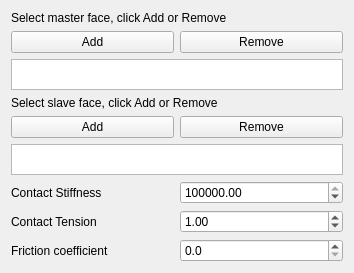
<?xml version="1.0" encoding="UTF-8"?>
<ui version="4.0">
 <class>TaskFemConstraintContact</class>
 <widget class="QWidget" name="TaskFemConstraintContact">
  <property name="geometry">
   <rect>
    <x>0</x>
    <y>0</y>
    <width>354</width>
    <height>251</height>
   </rect>
  </property>
  <property name="windowTitle">
   <string>Form</string>
  </property>
  <layout class="QVBoxLayout" name="verticalLayout_3">
   <item>
    <layout class="QVBoxLayout" name="verticalLayout">
     <item>
      <widget class="QLabel" name="lbl_info_2">
       <property name="text">
        <string>Select master face, click Add or Remove</string>
       </property>
      </widget>
     </item>
     <item>
      <layout class="QHBoxLayout" name="horizontalLayout_4">
       <item>
        <widget class="QPushButton" name="btnAddMaster">
         <property name="text">
          <string>Add</string>
         </property>
        </widget>
       </item>
       <item>
        <widget class="QPushButton" name="btnRemoveMaster">
         <property name="text">
          <string>Remove</string>
         </property>
        </widget>
       </item>
      </layout>
     </item>
    </layout>
   </item>
   <item>
    <widget class="QListWidget" name="lw_referencesMaster">
     <property name="sizePolicy">
      <sizepolicy hsizetype="Preferred" vsizetype="Fixed">
       <horstretch>0</horstretch>
       <verstretch>0</verstretch>
      </sizepolicy>
     </property>
     <property name="maximumSize">
      <size>
       <width>16777215</width>
       <height>31</height>
      </size>
     </property>
    </widget>
   </item>
   <item>
    <layout class="QVBoxLayout" name="verticalLayout_2">
     <item>
      <widget class="QLabel" name="lbl_info">
       <property name="text">
        <string>Select slave face, click Add or Remove</string>
       </property>
      </widget>
     </item>
     <item>
      <layout class="QHBoxLayout" name="horizontalLayout">
       <item>
        <widget class="QPushButton" name="btnAddSlave">
         <property name="text">
          <string>Add</string>
         </property>
        </widget>
       </item>
       <item>
        <widget class="QPushButton" name="btnRemoveSlave">
         <property name="text">
          <string>Remove</string>
         </property>
        </widget>
       </item>
      </layout>
     </item>
    </layout>
   </item>
   <item>
    <widget class="QListWidget" name="lw_referencesSlave">
     <property name="enabled">
      <bool>true</bool>
     </property>
     <property name="sizePolicy">
      <sizepolicy hsizetype="Preferred" vsizetype="Fixed">
       <horstretch>0</horstretch>
       <verstretch>0</verstretch>
      </sizepolicy>
     </property>
     <property name="maximumSize">
      <size>
       <width>16777215</width>
       <height>31</height>
      </size>
     </property>
    </widget>
   </item>
   <item>
    <layout class="QHBoxLayout" name="horizontalLayout_3">
     <item>
      <widget class="QLabel" name="label">
       <property name="text">
        <string>Contact Stiffness</string>
       </property>
      </widget>
     </item>
     <item>
      <widget class="QDoubleSpinBox" name="spSlope">
       <property name="decimals">
        <number>2</number>
       </property>
       <property name="maximum">
        <double>1000000000.000000000000000</double>
       </property>
       <property name="singleStep">
        <double>1.000000000000000</double>
       </property>
       <property name="value">
        <double>1000000.000000000000000</double>
       </property>
      </widget>
     </item>
    </layout>
   </item>
   <item>
    <layout class="QHBoxLayout" name="horizontalLayout_5">
     <item>
      <widget class="QLabel" name="label_5">
       <property name="text">
        <string>Contact Tension</string>
       </property>
      </widget>
     </item>
     <item>
      <widget class="QDoubleSpinBox" name="spTension">
       <property name="decimals">
        <number>2</number>
       </property>
       <property name="maximum">
        <double>1000000000.000000000000000</double>
       </property>
       <property name="singleStep">
        <double>0.100000000000000</double>
       </property>
       <property name="value">
        <double>1.000000000000000</double>
       </property>
      </widget>
     </item>
    </layout>
   </item>
   <item>
    <layout class="QHBoxLayout" name="horizontalLayout_2">
     <item>
      <widget class="QLabel" name="label_2">
       <property name="text">
        <string>Friction coefficient</string>
       </property>
      </widget>
     </item>
     <item>
      <widget class="QDoubleSpinBox" name="spFriction">
       <property name="decimals">
        <number>1</number>
       </property>
       <property name="maximum">
        <double>1.000000000000000</double>
       </property>
       <property name="singleStep">
        <double>0.100000000000000</double>
       </property>
      </widget>
     </item>
    </layout>
   </item>
  </layout>
  <zorder>lbl_info</zorder>
  <zorder>lw_referencesSlave</zorder>
  <zorder>lw_referencesMaster</zorder>
  <zorder>lbl_info_2</zorder>
 </widget>
 <resources/>
 <connections/>
</ui>
